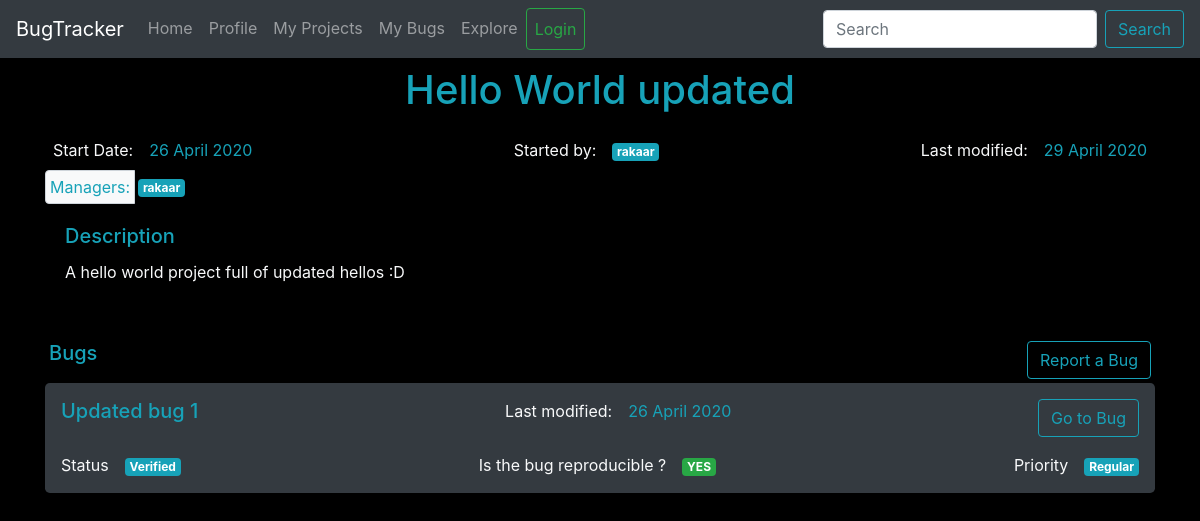
Page /project/id/1 on the committed database.
### app.py (models this page shows)
class Project(db.Model):
    id = db.Column(db.Integer, primary_key=True)
    title = db.Column(db.String(20), unique=True, nullable=False)
    description = db.Column(db.String, nullable=False)
    started_on = db.Column(db.String, nullable=False)
    last_modified = db.Column(db.String, nullable=False)
    managers = db.Column(db.String, nullable=False)
    owner =  db.Column(db.String, nullable=False)
    bugs = db.Column(db.String, nullable=True)

class Bug(db.Model):
    id = db.Column(db.Integer, primary_key=True)
    project_id=db.Column(db.String, nullable=False)
    title = db.Column(db.String(20), unique=True, nullable=False)
    date_reported = db.Column(db.String, nullable=False)
    last_modified = db.Column(db.String, nullable=False)
    reportee = db.Column(db.Integer, db.ForeignKey('user.id'), nullable=False)
    description = db.Column(db.String, nullable=False)
    reproducible = db.Column(db.String, nullable=False)
    status = db.Column(db.String, nullable=False)
    severity = db.Column(db.String, nullable=False)
    assignees = db.Column(db.String, nullable=False)
    discussion = db.Column(db.String, nullable=True)

### app.py (the view)
@app.route("/project/id/<int:project_id>", methods=['GET', 'POST'])
def project(project_id):
    bugs = Bug.query.all()
    project_bugs = []
    for bug in bugs:
        if int(bug.project_id) == project_id:
            project_bugs.append(bug)
    project = Project.query.get(project_id)
    return render_template('project.html', project=project, project_bugs=project_bugs)

### templates/project.html (shortened to what this page needs)
{% extends 'layout.html' %}
{% block content %}
<div class="d-flex justify-content-center text-info">
    <div class="p-2"><h1>{{ project.title }}</h1></div>
</div>
<div class="d-flex text-light">
    <div class="p-2">Start Date: </div>
    <div class="mr-auto p-2 text-info">{{ project.started_on }}</div>
    <div class="p-2">Started by: </div>
    <div class="mr-auto p-2"><span class="badge badge-info">{{ project.owner }}</span></div>
    <div class="p-2">Last modified: </div>
    <div class="p-2 text-info">{{ project.last_modified }}</div>
</div>
<div clss="d-flex text-light">
    <div class="input-group">
        <div class="input-group-prepend">
            <span class="input-group-text text-info bg-light p-1">Managers:</span>
        </div>
        {% for manager in project.managers.split(",") %}
        <div class="p-1"><span class="badge badge-info">{{ manager }}</span></div>
        {% endfor %}
    </div>
</div>
<div class="d-flex text-light">
    <div class="card-body">
        <h5 class="card-title text-info">Description</h5>
        <p class="card-text">{{ project.description }}</p>
      </div>
</div>
<hr>
<div class="d-flex text-light">
    <div class="p-1"> <h5 class="card-title text-info">Bugs</h5></div>
    <div class="p-1 ml-auto"><a href="{{ url_for('report_bug', project_id = project.id|int) }}" class="btn btn-outline-info">Report a Bug</a></div>
</div>
{% for bug in project_bugs %}
<div class="jumbotron bg-dark text-info p-2">
    <div class="d-flex">
        <div class="p-2 text-info"><h5 class="title">{{ bug.title }}</h5></div>
        <div class="ml-auto p-2 text-light">Last modified: </div>
        <div class="p-2 text-info">{{ bug.last_modified }}</div>
        <div class="ml-auto p-2"><a class="btn btn-outline-info" href="{{ url_for('bug',project_id=project.id, bug_title=bug.title) }}" role="button">Go to Bug</a></div>
    </div>
    <div class="d-flex text-light">
        <div class="p-2">Status</div>
        <div class="p-2"><span class="badge badge-info">{{ bug.status }}</span></div>
        <div class="ml-auto p-2">Is the bug reproducible ?</div>
        <div class="p-2"><span class="badge badge-success">{{ bug.reproducible }}</span></div>
        <div class="ml-auto p-2">Priority</div>
        <div class="p-2"><span class="badge badge-info">{{ bug.severity }}</span></div>
    </div>
</div>
{% endfor %}
{% endblock content %}

### rows in the picture
Project: title "Hello World updated", started_on "26 April 2020", owner "rakaar", last_modified "29 April 2020", managers "rakaar", description "A hello world project full of updated hellos :D"
Bug: title "Updated bug 1", last_modified "26 April 2020", status "Verified", reproducible "YES", severity "Regular"
